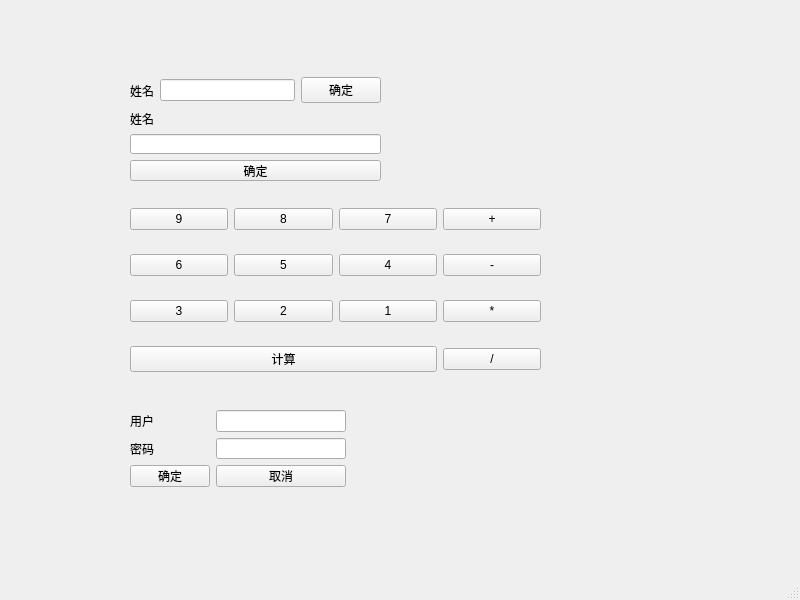
<?xml version="1.0" encoding="UTF-8"?>
<ui version="4.0">
 <class>MainWindow</class>
 <widget class="QMainWindow" name="MainWindow">
  <property name="geometry">
   <rect>
    <x>0</x>
    <y>0</y>
    <width>800</width>
    <height>600</height>
   </rect>
  </property>
  <property name="windowTitle">
   <string>MainWindow</string>
  </property>
  <widget class="QWidget" name="centralwidget">
   <widget class="QWidget" name="">
    <property name="geometry">
     <rect>
      <x>130</x>
      <y>190</y>
      <width>411</width>
      <height>201</height>
     </rect>
    </property>
    <layout class="QGridLayout" name="gridLayout">
     <item row="0" column="0">
      <widget class="QPushButton" name="pushButton_3">
       <property name="text">
        <string>9</string>
       </property>
      </widget>
     </item>
     <item row="0" column="1">
      <widget class="QPushButton" name="pushButton_4">
       <property name="text">
        <string>8</string>
       </property>
      </widget>
     </item>
     <item row="0" column="2">
      <widget class="QPushButton" name="pushButton_5">
       <property name="text">
        <string>7</string>
       </property>
      </widget>
     </item>
     <item row="0" column="3">
      <widget class="QPushButton" name="pushButton_6">
       <property name="text">
        <string>+</string>
       </property>
      </widget>
     </item>
     <item row="1" column="0">
      <widget class="QPushButton" name="pushButton_7">
       <property name="text">
        <string>6</string>
       </property>
      </widget>
     </item>
     <item row="1" column="1">
      <widget class="QPushButton" name="pushButton_8">
       <property name="text">
        <string>5</string>
       </property>
      </widget>
     </item>
     <item row="1" column="2">
      <widget class="QPushButton" name="pushButton_9">
       <property name="text">
        <string>4</string>
       </property>
      </widget>
     </item>
     <item row="1" column="3">
      <widget class="QPushButton" name="pushButton_10">
       <property name="text">
        <string>-</string>
       </property>
      </widget>
     </item>
     <item row="2" column="0">
      <widget class="QPushButton" name="pushButton_11">
       <property name="text">
        <string>3</string>
       </property>
      </widget>
     </item>
     <item row="2" column="1">
      <widget class="QPushButton" name="pushButton_12">
       <property name="text">
        <string>2</string>
       </property>
      </widget>
     </item>
     <item row="2" column="2">
      <widget class="QPushButton" name="pushButton_13">
       <property name="text">
        <string>1</string>
       </property>
      </widget>
     </item>
     <item row="2" column="3">
      <widget class="QPushButton" name="pushButton_14">
       <property name="text">
        <string>*</string>
       </property>
      </widget>
     </item>
     <item row="3" column="3">
      <widget class="QPushButton" name="pushButton_16">
       <property name="text">
        <string>/</string>
       </property>
      </widget>
     </item>
     <item row="3" column="0" colspan="3">
      <widget class="QPushButton" name="pushButton_15">
       <property name="text">
        <string>计算</string>
       </property>
      </widget>
     </item>
    </layout>
   </widget>
   <widget class="QWidget" name="">
    <property name="geometry">
     <rect>
      <x>130</x>
      <y>75</y>
      <width>251</width>
      <height>31</height>
     </rect>
    </property>
    <layout class="QHBoxLayout" name="horizontalLayout">
     <item>
      <widget class="QLabel" name="label">
       <property name="text">
        <string>姓名</string>
       </property>
      </widget>
     </item>
     <item>
      <widget class="QLineEdit" name="lineEdit"/>
     </item>
     <item>
      <widget class="QPushButton" name="pushButton">
       <property name="text">
        <string>确定</string>
       </property>
      </widget>
     </item>
    </layout>
   </widget>
   <widget class="QWidget" name="">
    <property name="geometry">
     <rect>
      <x>130</x>
      <y>110</y>
      <width>251</width>
      <height>71</height>
     </rect>
    </property>
    <layout class="QVBoxLayout" name="verticalLayout">
     <item>
      <widget class="QLabel" name="label_2">
       <property name="text">
        <string>姓名</string>
       </property>
      </widget>
     </item>
     <item>
      <widget class="QLineEdit" name="lineEdit_2"/>
     </item>
     <item>
      <widget class="QPushButton" name="pushButton_2">
       <property name="text">
        <string>确定</string>
       </property>
      </widget>
     </item>
    </layout>
   </widget>
   <widget class="QWidget" name="">
    <property name="geometry">
     <rect>
      <x>130</x>
      <y>410</y>
      <width>216</width>
      <height>77</height>
     </rect>
    </property>
    <layout class="QFormLayout" name="formLayout">
     <item row="0" column="0">
      <widget class="QLabel" name="label_3">
       <property name="text">
        <string>用户</string>
       </property>
      </widget>
     </item>
     <item row="0" column="1">
      <widget class="QLineEdit" name="lineEdit_3"/>
     </item>
     <item row="1" column="0">
      <widget class="QLabel" name="label_4">
       <property name="text">
        <string>密码</string>
       </property>
      </widget>
     </item>
     <item row="1" column="1">
      <widget class="QLineEdit" name="lineEdit_4"/>
     </item>
     <item row="2" column="0">
      <widget class="QPushButton" name="pushButton_17">
       <property name="text">
        <string>确定</string>
       </property>
      </widget>
     </item>
     <item row="2" column="1">
      <widget class="QPushButton" name="pushButton_18">
       <property name="text">
        <string>取消</string>
       </property>
      </widget>
     </item>
    </layout>
   </widget>
  </widget>
  <widget class="QMenuBar" name="menubar">
   <property name="geometry">
    <rect>
     <x>0</x>
     <y>0</y>
     <width>800</width>
     <height>23</height>
    </rect>
   </property>
  </widget>
  <widget class="QStatusBar" name="statusbar"/>
 </widget>
 <resources/>
 <connections/>
</ui>
